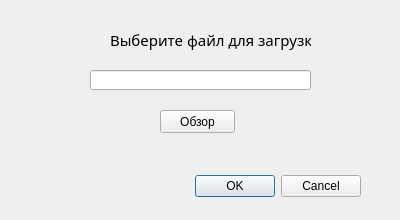
<?xml version="1.0" encoding="UTF-8"?>
<ui version="4.0">
 <class>DialogUploadFile</class>
 <widget class="QDialog" name="DialogUploadFile">
  <property name="geometry">
   <rect>
    <x>0</x>
    <y>0</y>
    <width>400</width>
    <height>220</height>
   </rect>
  </property>
  <property name="windowTitle">
   <string>Dialog</string>
  </property>
  <widget class="QDialogButtonBox" name="buttonBox">
   <property name="geometry">
    <rect>
     <x>20</x>
     <y>170</y>
     <width>341</width>
     <height>32</height>
    </rect>
   </property>
   <property name="orientation">
    <enum>Qt::Horizontal</enum>
   </property>
   <property name="standardButtons">
    <set>QDialogButtonBox::Cancel|QDialogButtonBox::Ok</set>
   </property>
  </widget>
  <widget class="QLineEdit" name="lineEdit_2">
   <property name="geometry">
    <rect>
     <x>90</x>
     <y>70</y>
     <width>221</width>
     <height>20</height>
    </rect>
   </property>
   <property name="readOnly">
    <bool>true</bool>
   </property>
  </widget>
  <widget class="QPushButton" name="pushButton">
   <property name="geometry">
    <rect>
     <x>160</x>
     <y>110</y>
     <width>75</width>
     <height>23</height>
    </rect>
   </property>
   <property name="text">
    <string>Обзор</string>
   </property>
  </widget>
  <widget class="QLabel" name="label_2">
   <property name="geometry">
    <rect>
     <x>110</x>
     <y>30</y>
     <width>201</width>
     <height>20</height>
    </rect>
   </property>
   <property name="font">
    <font>
     <family>Impact</family>
     <pointsize>11</pointsize>
    </font>
   </property>
   <property name="text">
    <string>Выберите файл для загрузки</string>
   </property>
  </widget>
 </widget>
 <resources/>
 <connections>
  <connection>
   <sender>buttonBox</sender>
   <signal>accepted()</signal>
   <receiver>DialogUploadFile</receiver>
   <slot>accept()</slot>
   <hints>
    <hint type="sourcelabel">
     <x>248</x>
     <y>254</y>
    </hint>
    <hint type="destinationlabel">
     <x>157</x>
     <y>274</y>
    </hint>
   </hints>
  </connection>
  <connection>
   <sender>buttonBox</sender>
   <signal>rejected()</signal>
   <receiver>DialogUploadFile</receiver>
   <slot>reject()</slot>
   <hints>
    <hint type="sourcelabel">
     <x>316</x>
     <y>260</y>
    </hint>
    <hint type="destinationlabel">
     <x>286</x>
     <y>274</y>
    </hint>
   </hints>
  </connection>
 </connections>
</ui>
